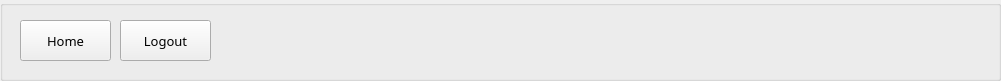
     <widget class="QGroupBox" name="topbarStudent">
      <property name="geometry">
       <rect>
        <x>0</x>
        <y>0</y>
        <width>1001</width>
        <height>81</height>
       </rect>
      </property>
      <property name="title">
       <string/>
      </property>
      <widget class="QPushButton" name="homeButton2">
       <property name="geometry">
        <rect>
         <x>20</x>
         <y>20</y>
         <width>91</width>
         <height>41</height>
        </rect>
       </property>
       <property name="font">
        <font>
         <family>Century Gothic</family>
         <pointsize>10</pointsize>
         <weight>50</weight>
         <italic>false</italic>
         <bold>false</bold>
        </font>
       </property>
       <property name="styleSheet">
        <string notr="true"/>
       </property>
       <property name="text">
        <string>Home</string>
       </property>
      </widget>
      <widget class="QPushButton" name="logoutStudent">
       <property name="geometry">
        <rect>
         <x>120</x>
         <y>20</y>
         <width>91</width>
         <height>41</height>
        </rect>
       </property>
       <property name="font">
        <font>
         <family>Century Gothic</family>
         <pointsize>10</pointsize>
         <weight>50</weight>
         <italic>false</italic>
         <bold>false</bold>
        </font>
       </property>
       <property name="styleSheet">
        <string notr="true"/>
       </property>
       <property name="text">
        <string>Logout</string>
       </property>
      </widget>
      <widget class="QLabel" name="logoStudent">
       <property name="geometry">
        <rect>
         <x>530</x>
         <y>20</y>
         <width>181</width>
         <height>41</height>
        </rect>
       </property>
       <property name="font">
        <font>
         <family>Ubuntu</family>
         <pointsize>14</pointsize>
         <weight>3</weight>
         <italic>false</italic>
         <bold>false</bold>
        </font>
       </property>
       <property name="styleSheet">
        <string notr="true">border-radius: 65px;
color: rgb(3, 127, 122);
font: 25 14pt &quot;Ubuntu&quot;;</string>
       </property>
       <property name="text">
        <string/>
       </property>
       <property name="pixmap">
        <pixmap>img/logo.png</pixmap>
       </property>
       <property name="scaledContents">
        <bool>true</bool>
       </property>
       <property name="alignment">
        <set>Qt::AlignCenter</set>
       </property>
      </widget>
     </widget>
